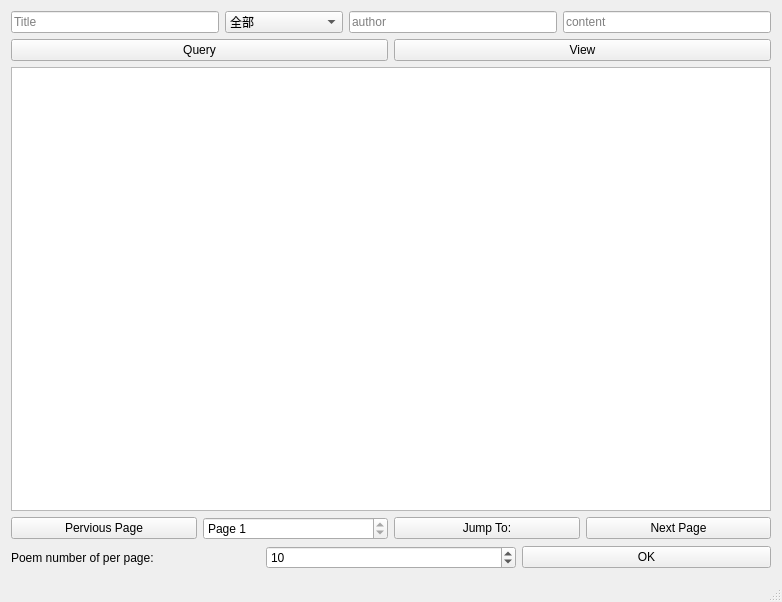
<?xml version="1.0" encoding="UTF-8"?>
<ui version="4.0">
 <class>MainWindowClass</class>
 <widget class="QMainWindow" name="MainWindowClass">
  <property name="geometry">
   <rect>
    <x>0</x>
    <y>0</y>
    <width>782</width>
    <height>602</height>
   </rect>
  </property>
  <property name="windowTitle">
   <string>Poem Library</string>
  </property>
  <widget class="QWidget" name="centralWidget">
   <layout class="QVBoxLayout" name="verticalLayout">
    <item>
     <layout class="QHBoxLayout" name="horizontalLayout">
      <item>
       <widget class="QLineEdit" name="titleEdit">
        <property name="placeholderText">
         <string>Title</string>
        </property>
       </widget>
      </item>
      <item>
       <widget class="QComboBox" name="typeCombo">
        <item>
         <property name="text">
          <string>全部</string>
         </property>
        </item>
        <item>
         <property name="text">
          <string>唐诗</string>
         </property>
        </item>
        <item>
         <property name="text">
          <string>宋词</string>
         </property>
        </item>
        <item>
         <property name="text">
          <string>宋诗</string>
         </property>
        </item>
        <item>
         <property name="text">
          <string>元曲</string>
         </property>
        </item>
        <item>
         <property name="text">
          <string>楚辞</string>
         </property>
        </item>
        <item>
         <property name="text">
          <string>诗经</string>
         </property>
        </item>
        <item>
         <property name="text">
          <string>五代·花间集</string>
         </property>
        </item>
        <item>
         <property name="text">
          <string>五代·南唐二主词</string>
         </property>
        </item>
        <item>
         <property name="text">
          <string>论语</string>
         </property>
        </item>
        <item>
         <property name="text">
          <string>大学</string>
         </property>
        </item>
        <item>
         <property name="text">
          <string>孟子</string>
         </property>
        </item>
        <item>
         <property name="text">
          <string>中庸</string>
         </property>
        </item>
        <item>
         <property name="text">
          <string>三字经</string>
         </property>
        </item>
        <item>
         <property name="text">
          <string>千字文</string>
         </property>
        </item>
       </widget>
      </item>
      <item>
       <widget class="QLineEdit" name="authorEdit">
        <property name="placeholderText">
         <string>author</string>
        </property>
       </widget>
      </item>
      <item>
       <widget class="QLineEdit" name="contentEdit">
        <property name="placeholderText">
         <string>content</string>
        </property>
       </widget>
      </item>
     </layout>
    </item>
    <item>
     <layout class="QHBoxLayout" name="horizontalLayout_5">
      <item>
       <widget class="QPushButton" name="queryButton">
        <property name="text">
         <string>Query</string>
        </property>
       </widget>
      </item>
      <item>
       <widget class="QPushButton" name="viewButton">
        <property name="text">
         <string>View</string>
        </property>
       </widget>
      </item>
     </layout>
    </item>
    <item>
     <layout class="QHBoxLayout" name="horizontalLayout_2">
      <item>
       <widget class="QTableView" name="tableView">
        <property name="selectionMode">
         <enum>QAbstractItemView::SingleSelection</enum>
        </property>
        <property name="selectionBehavior">
         <enum>QAbstractItemView::SelectItems</enum>
        </property>
        <attribute name="horizontalHeaderStretchLastSection">
         <bool>true</bool>
        </attribute>
        <attribute name="verticalHeaderVisible">
         <bool>true</bool>
        </attribute>
       </widget>
      </item>
     </layout>
    </item>
    <item>
     <layout class="QHBoxLayout" name="horizontalLayout_3">
      <item>
       <widget class="QPushButton" name="perPageButton">
        <property name="text">
         <string>Pervious Page</string>
        </property>
       </widget>
      </item>
      <item>
       <widget class="QSpinBox" name="pageNumSpin">
        <property name="enabled">
         <bool>true</bool>
        </property>
        <property name="suffix">
         <string/>
        </property>
        <property name="prefix">
         <string>Page </string>
        </property>
        <property name="minimum">
         <number>1</number>
        </property>
        <property name="maximum">
         <number>1</number>
        </property>
        <property name="value">
         <number>1</number>
        </property>
       </widget>
      </item>
      <item>
       <widget class="QPushButton" name="jumpToPageButton">
        <property name="text">
         <string>Jump To:</string>
        </property>
       </widget>
      </item>
      <item>
       <widget class="QPushButton" name="nextPageButton">
        <property name="text">
         <string>Next Page</string>
        </property>
       </widget>
      </item>
     </layout>
    </item>
    <item>
     <layout class="QHBoxLayout" name="horizontalLayout_4">
      <item>
       <widget class="QLabel" name="label">
        <property name="text">
         <string>Poem number of per page:</string>
        </property>
       </widget>
      </item>
      <item>
       <widget class="QSpinBox" name="poemNumPerPageSpin">
        <property name="minimum">
         <number>1</number>
        </property>
        <property name="maximum">
         <number>10000</number>
        </property>
        <property name="value">
         <number>10</number>
        </property>
       </widget>
      </item>
      <item>
       <widget class="QPushButton" name="comfireButton">
        <property name="text">
         <string>OK</string>
        </property>
       </widget>
      </item>
     </layout>
    </item>
   </layout>
  </widget>
  <widget class="QStatusBar" name="statusBar"/>
 </widget>
 <layoutdefault spacing="6" margin="11"/>
 <tabstops>
  <tabstop>titleEdit</tabstop>
  <tabstop>typeCombo</tabstop>
  <tabstop>authorEdit</tabstop>
  <tabstop>contentEdit</tabstop>
  <tabstop>tableView</tabstop>
 </tabstops>
 <resources>
  <include location="MainWindow.qrc"/>
 </resources>
 <connections>
  <connection>
   <sender>queryButton</sender>
   <signal>clicked()</signal>
   <receiver>MainWindowClass</receiver>
   <slot>onQueryButtonClicked()</slot>
   <hints>
    <hint type="sourcelabel">
     <x>593</x>
     <y>99</y>
    </hint>
    <hint type="destinationlabel">
     <x>331</x>
     <y>208</y>
    </hint>
   </hints>
  </connection>
  <connection>
   <sender>perPageButton</sender>
   <signal>clicked()</signal>
   <receiver>MainWindowClass</receiver>
   <slot>onPerPageButtonClicked()</slot>
   <hints>
    <hint type="sourcelabel">
     <x>593</x>
     <y>169</y>
    </hint>
    <hint type="destinationlabel">
     <x>331</x>
     <y>208</y>
    </hint>
   </hints>
  </connection>
  <connection>
   <sender>nextPageButton</sender>
   <signal>clicked()</signal>
   <receiver>MainWindowClass</receiver>
   <slot>onNextPageButtonClicked()</slot>
   <hints>
    <hint type="sourcelabel">
     <x>593</x>
     <y>204</y>
    </hint>
    <hint type="destinationlabel">
     <x>331</x>
     <y>208</y>
    </hint>
   </hints>
  </connection>
  <connection>
   <sender>viewButton</sender>
   <signal>clicked()</signal>
   <receiver>MainWindowClass</receiver>
   <slot>onViewButtonClicked()</slot>
   <hints>
    <hint type="sourcelabel">
     <x>593</x>
     <y>134</y>
    </hint>
    <hint type="destinationlabel">
     <x>331</x>
     <y>208</y>
    </hint>
   </hints>
  </connection>
  <connection>
   <sender>jumpToPageButton</sender>
   <signal>clicked()</signal>
   <receiver>MainWindowClass</receiver>
   <slot>onJumpToButtonClicked()</slot>
   <hints>
    <hint type="sourcelabel">
     <x>712</x>
     <y>199</y>
    </hint>
    <hint type="destinationlabel">
     <x>390</x>
     <y>208</y>
    </hint>
   </hints>
  </connection>
  <connection>
   <sender>comfireButton</sender>
   <signal>clicked()</signal>
   <receiver>MainWindowClass</receiver>
   <slot>onComfireButtonClicked()</slot>
   <hints>
    <hint type="sourcelabel">
     <x>645</x>
     <y>521</y>
    </hint>
    <hint type="destinationlabel">
     <x>390</x>
     <y>286</y>
    </hint>
   </hints>
  </connection>
  <connection>
   <sender>tableView</sender>
   <signal>doubleClicked(QModelIndex)</signal>
   <receiver>MainWindowClass</receiver>
   <slot>onPoemTableViewDoubleClicked(QModelIndex)</slot>
   <hints>
    <hint type="sourcelabel">
     <x>390</x>
     <y>286</y>
    </hint>
    <hint type="destinationlabel">
     <x>390</x>
     <y>300</y>
    </hint>
   </hints>
  </connection>
  <connection>
   <sender>pageNumSpin</sender>
   <signal>editingFinished()</signal>
   <receiver>MainWindowClass</receiver>
   <slot>onPageNumSpinEditingFinished()</slot>
   <hints>
    <hint type="sourcelabel">
     <x>295</x>
     <y>513</y>
    </hint>
    <hint type="destinationlabel">
     <x>390</x>
     <y>300</y>
    </hint>
   </hints>
  </connection>
 </connections>
 <slots>
  <slot>onQueryButtonClicked()</slot>
  <slot>onViewButtonClicked()</slot>
  <slot>onPerPageButtonClicked()</slot>
  <slot>onNextPageButtonClicked()</slot>
  <slot>onJumpToButtonClicked()</slot>
  <slot>onComfireButtonClicked()</slot>
  <slot>onPoemTableViewDoubleClicked(QModelIndex)</slot>
  <slot>onPageNumSpinEditingFinished()</slot>
 </slots>
</ui>
